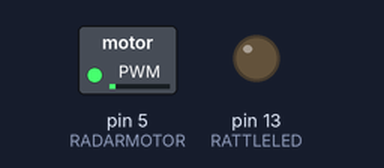
A sketch run on a simulated Arduino Uno, built with avr-gcc and run on an emulated ATmega328P. Shown: switched loads named in the sketch (green lamp = pin HIGH), output pins drawn as LEDs (lit = HIGH). The modem accepts every AT command (registered, SIM ready, sends succeed) and sends nothing else.

Above: at 2.5 s.
At 72.49 s:
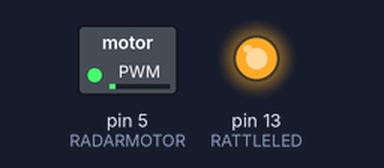
Timing chart, 0 to 79.3 s (numbered marks = the images above):
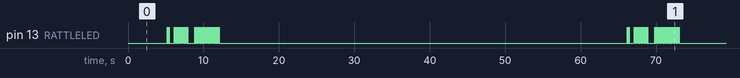

The sketch:

tank.ino
```cpp
/*--------------------------------------------------------------------------------------------*/
/* Tank led & motor simulation.                                                               */
/*                                                                                            */
/* Controls two leds and a motor to simulate a model tank                                     */
/*                                                                                            */
/* Versioning:                                                                                */
/* 1.00            Creation. First go at timing the leds and motor.                           */
/* 1.01            Made sure the leds cannot get stuck to "on" and simplified timing defines  */
/*--------------------------------------------------------------------------------------------*/

// Includes
#include <Arduino.h>
#include <SoftwareSerial.h>
#include "RedMP3.h"

// Define the physical pinout
#define RATTLELED   13
#define RADARMOTOR  5
#define MP3_RX    8   //should connect to TX of the Serial MP3 Player module
#define MP3_TX    7   //connect to RX of the MP3 player module

// Setup serial comms to the MP3 hardware
MP3 mp3(MP3_RX, MP3_TX);

// Get some base counters in for the runtime in seconds.
unsigned int    TickCounter=0;

#define RUN_FREQ 100

// Timings and things to change
#define TIM_SAMPLESTART       500               // 5 seconds
#define TIM_SAMPLELENGTH      1000              // 10 seconds
#define TIM_BURST1            510               // 5 seconds plus a tiny bit
#define TIM_BURSTLEN1         26                // Length of burst1. Make this an EVEN number! (if this is 10 then there are 5 bursts)
#define TIM_BURST2            600
#define TIM_BURSTLEN2         180               // Length of burst2. Make this an EVEN number! (if this is 10 then there are 5 bursts)
#define TIM_BURST3            870
#define TIM_BURSTLEN3         320               // Length of burst3. Make this an EVEN number! (if this is 10 then there are 5 bursts)
#define TIM_REPEAT            6000              // Rewind at 60 seconds (max. value is 655535 = 327 seconds = a little over 5 minutes)

#define SPD_RADAR             25                // min=0, max=255. Find the value that works for your setup

// This runs only once when powering on
void setup()
{
        digitalWrite(RATTLELED, LOW);     // Blinking led group starts OFF
        digitalWrite(RADARMOTOR,LOW);     // Radar motor stopped.

        pinMode (RATTLELED,   OUTPUT);
        pinMode (RADARMOTOR,  OUTPUT);

        analogWrite (RADARMOTOR, SPD_RADAR);   // Run the motor at 50 to slow down the radar.
}

// This loops forever.
void loop()
{
        while ( (millis() % 10) != 0L ) //Just do nothing until millis()/5 has no remainder --> Run at 100Hz
        {
                asm("nop \n"); // Just do NOP to make sure the compiler doesn't optimize the while() away
        }

        // This code executes 200 times a second
        TickCounter++;
        if (TickCounter > TIM_REPEAT)
        {
                TickCounter = 0;   // Counts up to a single second, then increase the RunTime
        }

        // Time the stuff!
        if (TickCounter == TIM_SAMPLESTART)  mp3.playWithVolume(1,26);  // Play the first mp3 on the card at volume 26 (max is 30)
        if (TickCounter == TIM_SAMPLESTART+TIM_SAMPLELENGTH) mp3.stopPlay(); // Stop playing after the show is over

        if (TickCounter >= TIM_BURST1 && TickCounter <= TIM_BURST1 + TIM_BURSTLEN1)
        {
                if (TickCounter & 0x0004) digitalWrite(RATTLELED, HIGH);
                else digitalWrite(RATTLELED, LOW);
        }
        else if (TickCounter >= TIM_BURST2 && TickCounter <= TIM_BURST2 + TIM_BURSTLEN2)
        {
                if (TickCounter & 0x0004) digitalWrite(RATTLELED, HIGH);
                else digitalWrite(RATTLELED, LOW);
        }
        else if (TickCounter >= TIM_BURST3 && TickCounter <= TIM_BURST3 + TIM_BURSTLEN3)
        {
                if (TickCounter & 0x0004) digitalWrite(RATTLELED, HIGH);
                else digitalWrite(RATTLELED, LOW);
        }
        else
        {
                digitalWrite(RATTLELED, LOW);           // If no burst is going,
        }

        delay(1); // Added this dummy delay() to make sure the code takes more than 1 ms to execute.
}
```

RedMP3.cpp
```cpp
/****************************************************************************/
//	Function: Cpp file for Red Serial MP3 Player module
//	Hardware: Serial MP3 Player A
//	Arduino IDE: Arduino-1.6.5
//	Author:	 Fred
//	Date: 	 2017.05.20
//	by OPEN-SMART Team
//
//  This library is free software; you can redistribute it and/or
//  modify it under the terms of the GNU Lesser General Public
//  License as published by the Free Software Foundation; either
//  version 2.1 of the License, or (at your option) any later version.
//
//  This library is distributed in the hope that it will be useful,
//  but WITHOUT ANY WARRANTY; without even the implied warranty of
//  MERCHANTABILITY or FITNESS FOR A PARTICULAR PURPOSE.  See the GNU
//  Lesser General Public License for more details.
//
//  You should have received a copy of the GNU Lesser General Public
//  License along with this library; if not, write to the Free Software
//  Foundation, Inc., 51 Franklin St, Fifth Floor, Boston, MA 02110-1301 USA
//
/****************************************************************************/
#include <SoftwareSerial.h>
#include "RedMP3.h"

MP3::MP3(uint8_t rxd, uint8_t txd):myMP3(txd, rxd)
{
  myMP3.begin(9600);//baud rate is 9600bps
}
void MP3::begin()
{
  sendCommand(CMD_SEL_DEV, DEV_TF);//select the TF card
  delay(100);
}
void MP3::play()
{
  sendCommand(CMD_PLAY);
}
void MP3::pause()
{
  sendCommand(CMD_PAUSE);
}

void MP3::nextSong()
{
  sendCommand(CMD_NEXT_SONG);
}

void MP3::previousSong()
{
  sendCommand(CMD_PREV_SONG);
}

void MP3::volumeUp()
{
  sendCommand(CMD_VOLUME_UP);
}

void MP3::volumeDown()
{
  sendCommand(CMD_VOLUME_DOWN);
}

void MP3::forward()
{
  sendCommand(CMD_FORWARD);
}

void MP3::rewind()
{
  sendCommand(CMD_REWIND);
}

void MP3::stopPlay()
{
  sendCommand(CMD_STOP);
}

void MP3::stopInject()
{
  sendCommand(CMD_STOP_INJECT);
}
void MP3::singleCycle()
{
  mp3_5bytes(CMD_SET_PLAY_MODE, SINGLE_CYCLE);
}
void MP3::allCycle()
{
  mp3_5bytes(CMD_SET_PLAY_MODE, ALL_CYCLE);
}

void MP3::playWithIndex(int8_t index)
{
  sendCommand(CMD_PLAY_W_INDEX,index);
}

void MP3::injectWithIndex(int8_t index)
{
  sendCommand(CMD_INJECT_W_INDEX,index);
}

uint8_t MP3::getStatus()
{
  int dat;
  while(myMP3.available())dat = myMP3.read();
  sendCommand(CMD_CHECK_STATUS);
  while(myMP3.available()<9);
  while(myMP3.read() != CMD_CHECK_STATUS)//the status come after the command
  	{

	//  Serial.print(dat,HEX);
	//  Serial.print(" ");
  	}
  dat = myMP3.read();
 // Serial.print("*");
//  Serial.println(dat);
  return dat;

}

void MP3::setVolume(int8_t vol)
{
  mp3_5bytes(CMD_SET_VOLUME, vol);
}

void MP3::playWithFileName(int8_t directory, int8_t file)
{
  int16_t dat;
  dat = ((int16_t)directory) << 8;
  dat |= file;
  sendCommand(CMD_PLAY_FILE_NAME, dat);
}

void MP3::playWithVolume(int8_t index, int8_t volume)
{
  if(volume < 0) volume = 0;          //min volume
  else if(volume > 0x1e) volume = 0x1e;//max volume
  int16_t dat;
  dat = ((int16_t)volume) << 8;
  dat |= index;
  mp3_6bytes(CMD_PLAY_W_VOL, dat);
}


/*cycle play with an index*/
void MP3::cyclePlay(int16_t index)
{
  mp3_6bytes(CMD_SET_PLAY_MODE,index);
}

void MP3::setCyleMode(int8_t AllSingle)
{
 //AllSingle parameter should be 0 or 1, 0 is all songs cycle play, 1 is single cycle play
  if((AllSingle == 0) || (AllSingle == 1))
    mp3_5bytes(CMD_SET_PLAY_MODE,AllSingle);
}


void MP3::playCombine(int16_t folderAndIndex[], int8_t number)
{
  if(number > 15) return;//number of songs combined can not be more than 15
  uint8_t nbytes;//the number of bytes of the command with starting byte and ending byte
  nbytes = 2*number + 4;
  uint8_t Send_buf[nbytes];
  Send_buf[0] = 0x7e; //starting byte
  Send_buf[1] = nbytes - 2; //the number of bytes of the command without starting byte and ending byte
  Send_buf[2] = CMD_PLAY_COMBINE;
  for(uint8_t i=0; i < number; i++)//
  {
    Send_buf[i*2+3] = (folderAndIndex[i])>>8;
	Send_buf[i*2+4] = folderAndIndex[i];
  }
  Send_buf[nbytes - 1] = 0xef;
  sendBytes(Send_buf, nbytes);
}


void MP3::sendCommand(int8_t command, int16_t dat)
{
  delay(20);
  if((command == CMD_PLAY_W_VOL)||(command == CMD_SET_PLAY_MODE)||(command == CMD_PLAY_COMBINE))
  	return;
  else if(command < 0x1F)
  {
	mp3Basic(command);
  }
  else if(command < 0x40)
  {
	mp3_5bytes(command, dat);
  }
  else if(command < 0x50)
  {
	mp3_6bytes(command, dat);
  }
  else return;

}

void MP3::mp3Basic(int8_t command)
{
  uint8_t Send_buf[4];
  Send_buf[0] = 0x7e; //starting byte
  Send_buf[1] = 0x02; //the number of bytes of the command without starting byte and ending byte
  Send_buf[2] = command;
  Send_buf[3] = 0xef; //
  sendBytes(Send_buf, 4);
}
void MP3::mp3_5bytes(int8_t command, uint8_t dat)
{
  uint8_t Send_buf[5];
  Send_buf[0] = 0x7e; //starting byte
  Send_buf[1] = 0x03; //the number of bytes of the command without starting byte and ending byte
  Send_buf[2] = command;
  Send_buf[3] = dat; //
  Send_buf[4] = 0xef; //
  sendBytes(Send_buf, 5);
}
void MP3::mp3_6bytes(int8_t command, int16_t dat)
{
  uint8_t Send_buf[6];
  Send_buf[0] = 0x7e; //starting byte
  Send_buf[1] = 0x04; //the number of bytes of the command without starting byte and ending byte
  Send_buf[2] = command;
  Send_buf[3] = (int8_t)(dat >> 8);//datah
  Send_buf[4] = (int8_t)(dat); //datal
  Send_buf[5] = 0xef; //
  sendBytes(Send_buf,6);
}
void MP3::sendBytes(uint8_t buf[], uint8_t nbytes)
{
  for(uint8_t i=0; i < nbytes; i++)//
  {
    myMP3.write(buf[i]) ;
  }
}
```

RedMP3.h
```cpp
#ifndef _Red_MP3_H__
#define _Red_MP3_H__

#include <SoftwareSerial.h>
#include <Arduino.h>

/************Command byte**************************/
/*basic commands*/
#define CMD_PLAY  0X01
#define CMD_PAUSE 0X02
#define CMD_NEXT_SONG 0X03
#define CMD_PREV_SONG 0X04
#define CMD_VOLUME_UP   0X05
#define CMD_VOLUME_DOWN 0X06
#define CMD_FORWARD 0X0A // >>
#define CMD_REWIND  0X0B // <<
#define CMD_STOP 0X0E
#define CMD_STOP_INJECT 0X0F//stop interruptting with a song, just stop the interlude

#define CMD_CHECK_STATUS 0X10
  #define STATUS_STOP    0
  #define STATUS_PLAY    1
  #define STATUS_PAUSE   2
  #define STATUS_FORWARD 3
  #define STATUS_REWIND  4

/*5 bytes commands*/
#define CMD_SEL_DEV 0X35
  #define DEV_TF 0X01


/*6 bytes commands*/
#define CMD_PLAY_W_INDEX   0X41
#define CMD_PLAY_FILE_NAME 0X42
#define CMD_INJECT_W_INDEX 0X43

/*Special commands*/
#define CMD_SET_VOLUME 0X31
#define CMD_PLAY_W_VOL 0X31

#define CMD_SET_PLAY_MODE 0X33
  #define ALL_CYCLE 0X00
  #define SINGLE_CYCLE 0X01

#define CMD_PLAY_COMBINE 0X45//can play combination up to 15 songs

class MP3
{
public:
	MP3(uint8_t rxd, uint8_t txd);
	void begin();
	void play();
	void pause();
	void nextSong();
	void previousSong();
	void volumeUp();
	void volumeDown();
	void forward();
	void rewind();
	void stopPlay();
	void stopInject();
	void singleCycle();
	void allCycle();
	void playWithIndex(int8_t index);
    void injectWithIndex(int8_t index);

	uint8_t getStatus();

	void setVolume(int8_t vol);
	void playWithFileName(int8_t directory, int8_t file);
	void playWithVolume(int8_t index, int8_t volume);
	void cyclePlay(int16_t index);
	void setCyleMode(int8_t AllSingle);
	void playCombine(int16_t folderAndIndex[], int8_t number);

private:
	SoftwareSerial myMP3;
	void sendCommand(int8_t command, int16_t dat = 0);
	void mp3Basic(int8_t command);
	void mp3_5bytes(int8_t command, uint8_t dat);
	void mp3_6bytes(int8_t command, int16_t dat);
	void sendBytes(uint8_t buf[], uint8_t nbytes);
};

#endif
```

Measured:
- by itself, pin 13 (RATTLELED): moves between LOW and HIGH, repeating every 61.0 s
